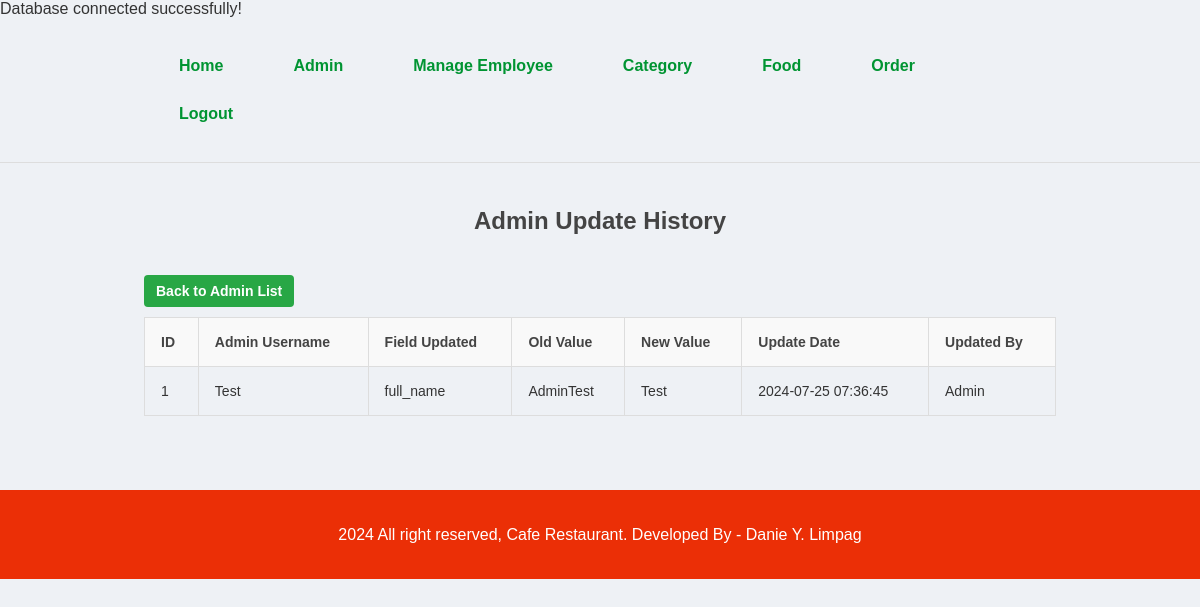
The app's page /food-order/admin/history-admin.php (signed in) with its own data.
### tables this page shows
CREATE TABLE `tbl_history_admins` (
  `id` int(11) NOT NULL,
  `admin_id` int(11) DEFAULT NULL,
  `field_updated` varchar(100) DEFAULT NULL,
  `old_value` text DEFAULT NULL,
  `new_value` text DEFAULT NULL,
  `update_date` timestamp NOT NULL DEFAULT current_timestamp(),
  `updated_by` varchar(100) DEFAULT NULL
);

### food-order/admin/history-admin.php (the view, shortened to what this page needs)
<?php include('partials/menu.php'); ?>
<?php
$servername = "localhost";
$username = "root";
$password = "";
$database = "food-order";
$conn = new mysqli($servername, $username, $password, $database);
$sql = "SELECT h.*, a.username FROM tbl_history_admins h
        JOIN tbl_admin a ON h.admin_id = a.id
        ORDER BY h.update_date DESC";
$result = $conn->query($sql);
?>
<!DOCTYPE html>
<html lang="en">
<head>
    <link rel="stylesheet" href="../css/employee.css">
</head>
<body>
    <div class="main-content">
        <div class="wrapper">
            <h1>Admin Update History</h1>
            <a class='btn-secondary' href='manage-admin.php'>Back to Admin List</a>
            <table class="history-table">
                <tr>
                    <th>ID</th>
                    <th>Admin Username</th>
                    <th>Field Updated</th>
                    <th>Old Value</th>
                    <th>New Value</th>
                    <th>Update Date</th>
                    <th>Updated By</th>
                </tr>
                <?php
                if ($result->num_rows > 0) {
                    while($row = $result->fetch_assoc()) {
                        echo "<tr>";
                        echo "<td>" . $row["id"] . "</td>";
                        echo "<td>" . $row["username"] . "</td>";
                        echo "<td>" . $row["field_updated"] . "</td>";
                        echo "<td>" . $row["old_value"] . "</td>";
                        echo "<td>" . $row["new_value"] . "</td>";
                        echo "<td>" . $row["update_date"] . "</td>";
                        echo "<td>" . $row["updated_by"] . "</td>";
                        echo "</tr>";
                    }
                } else {
                    echo "<tr><td colspan='7'>No history found</td></tr>";
                }
                ?>
            </table>
        </div>
    </div>
</body>
</html>
<?php include('partials/footer.php'); ?>

### food-order/css/admin.css (style rules this page uses)
* { margin: 0; padding: 0; font-family: Arial, Helvetica, sans-serif; box-sizing: border-box; }
.wrapper { padding: 2%; width: 80%; margin: 0 auto; }
.btn-primary, .btn-secondary, .btn-danger { padding: 10px 20px; color: white; text-decoration: none; font-weight: bold; display: inline-block; margin: 10px 0; border-radius: 5px; transition: background-color 0.3s ease; text-align: center; }
.btn-secondary { background-color: #2ed573; }

### food-order/css/employee.css (style rules this page uses)
body { font-family: Arial, sans-serif; background-color: #eef1f5; color: #333; margin: 0; padding: 0; }
h1 { text-align: center; color: #444; margin-bottom: 30px; font-size: 24px; font-weight: 600; }
table { width: 100%; border-collapse: collapse; margin-bottom: 30px; }
table, th, td { border: 1px solid #ddd; }
th, td { padding: 16px; text-align: left; font-size: 14px; }
th { background-color: #f9f9f9; color: #444; }
.btn-secondary, .btn-danger { display: inline-block; padding: 8px 12px; border-radius: 4px; text-decoration: none; font-size: 14px; margin-right: 5px; text-align: center; }
.btn-secondary { background-color: #28a745; color: white; transition: background-color 0.3s ease; }

### records on screen
tbl_history_admins: id "1", admin.username "Test", field_updated "full_name", old_value "AdminTest", new_value "Test", update_date "2024-07-25 07:36:45", updated_by "Admin"
